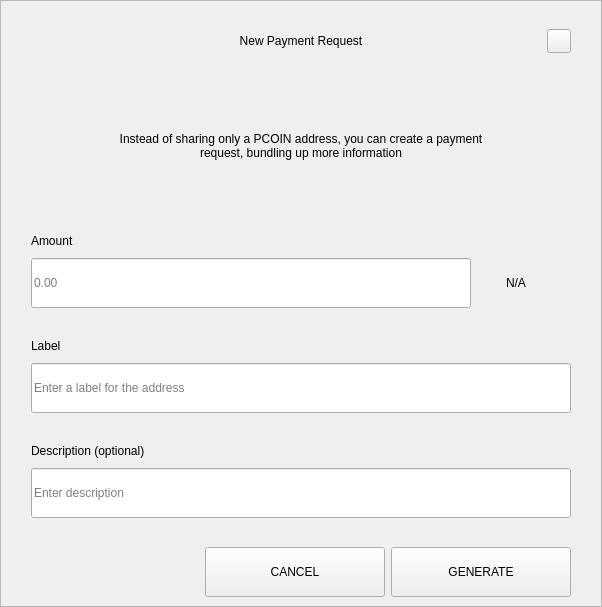
<?xml version="1.0" encoding="UTF-8"?>
<ui version="4.0">
 <class>RequestDialog</class>
 <widget class="QDialog" name="RequestDialog">
  <property name="geometry">
   <rect>
    <x>0</x>
    <y>0</y>
    <width>602</width>
    <height>607</height>
   </rect>
  </property>
  <property name="windowTitle">
   <string notr="true">N/A</string>
  </property>
  <layout class="QVBoxLayout" name="verticalLayout_5">
   <property name="spacing">
    <number>0</number>
   </property>
   <property name="leftMargin">
    <number>0</number>
   </property>
   <property name="topMargin">
    <number>0</number>
   </property>
   <property name="rightMargin">
    <number>0</number>
   </property>
   <property name="bottomMargin">
    <number>0</number>
   </property>
   <item>
    <widget class="QFrame" name="frame">
     <property name="styleSheet">
      <string notr="true"/>
     </property>
     <property name="frameShape">
      <enum>QFrame::StyledPanel</enum>
     </property>
     <property name="frameShadow">
      <enum>QFrame::Raised</enum>
     </property>
     <layout class="QVBoxLayout" name="verticalLayout_4" stretch="1,0,0">
      <property name="spacing">
       <number>0</number>
      </property>
      <property name="leftMargin">
       <number>30</number>
      </property>
      <property name="topMargin">
       <number>20</number>
      </property>
      <property name="rightMargin">
       <number>30</number>
      </property>
      <property name="bottomMargin">
       <number>0</number>
      </property>
      <item>
       <layout class="QHBoxLayout" name="horizontalLayout_3">
        <property name="spacing">
         <number>0</number>
        </property>
        <item>
         <spacer name="horizontalSpacer_21">
          <property name="orientation">
           <enum>Qt::Horizontal</enum>
          </property>
          <property name="sizeHint" stdset="0">
           <size>
            <width>40</width>
            <height>20</height>
           </size>
          </property>
         </spacer>
        </item>
        <item>
         <widget class="QLabel" name="labelTitle">
          <property name="minimumSize">
           <size>
            <width>0</width>
            <height>40</height>
           </size>
          </property>
          <property name="maximumSize">
           <size>
            <width>16777215</width>
            <height>40</height>
           </size>
          </property>
          <property name="styleSheet">
           <string notr="true">padding-left:24px;</string>
          </property>
          <property name="text">
           <string>New Payment Request</string>
          </property>
          <property name="alignment">
           <set>Qt::AlignCenter</set>
          </property>
          <property name="margin">
           <number>7</number>
          </property>
         </widget>
        </item>
        <item>
         <spacer name="horizontalSpacer">
          <property name="orientation">
           <enum>Qt::Horizontal</enum>
          </property>
          <property name="sizeHint" stdset="0">
           <size>
            <width>40</width>
            <height>20</height>
           </size>
          </property>
         </spacer>
        </item>
        <item>
         <widget class="QPushButton" name="btnEsc">
          <property name="minimumSize">
           <size>
            <width>24</width>
            <height>24</height>
           </size>
          </property>
          <property name="maximumSize">
           <size>
            <width>24</width>
            <height>24</height>
           </size>
          </property>
          <property name="focusPolicy">
           <enum>Qt::NoFocus</enum>
          </property>
          <property name="text">
           <string/>
          </property>
         </widget>
        </item>
       </layout>
      </item>
      <item>
       <widget class="QStackedWidget" name="stack">
        <property name="minimumSize">
         <size>
          <width>540</width>
          <height>0</height>
         </size>
        </property>
        <property name="maximumSize">
         <size>
          <width>540</width>
          <height>16777215</height>
         </size>
        </property>
        <property name="currentIndex">
         <number>0</number>
        </property>
        <widget class="QWidget" name="page_1">
         <property name="minimumSize">
          <size>
           <width>540</width>
           <height>0</height>
          </size>
         </property>
         <property name="maximumSize">
          <size>
           <width>540</width>
           <height>16777215</height>
          </size>
         </property>
         <layout class="QVBoxLayout" name="layout1">
          <property name="spacing">
           <number>0</number>
          </property>
          <property name="leftMargin">
           <number>0</number>
          </property>
          <property name="topMargin">
           <number>0</number>
          </property>
          <property name="rightMargin">
           <number>0</number>
          </property>
          <property name="bottomMargin">
           <number>0</number>
          </property>
          <item>
           <spacer name="verticalSpacer_21">
            <property name="orientation">
             <enum>Qt::Vertical</enum>
            </property>
            <property name="sizeType">
             <enum>QSizePolicy::Fixed</enum>
            </property>
            <property name="sizeHint" stdset="0">
             <size>
              <width>20</width>
              <height>30</height>
             </size>
            </property>
           </spacer>
          </item>
          <item alignment="Qt::AlignHCenter">
           <widget class="QLabel" name="labelMessage">
            <property name="minimumSize">
             <size>
              <width>400</width>
              <height>50</height>
             </size>
            </property>
            <property name="text">
             <string>Instead of sharing only a PCOIN address, you can create a payment request, bundling up more information</string>
            </property>
            <property name="alignment">
             <set>Qt::AlignCenter</set>
            </property>
            <property name="wordWrap">
             <bool>true</bool>
            </property>
           </widget>
          </item>
          <item alignment="Qt::AlignBottom">
           <widget class="QWidget" name="containerAmount" native="true">
            <layout class="QVBoxLayout" name="verticalLayout">
             <property name="spacing">
              <number>9</number>
             </property>
             <property name="leftMargin">
              <number>0</number>
             </property>
             <property name="topMargin">
              <number>0</number>
             </property>
             <property name="rightMargin">
              <number>0</number>
             </property>
             <property name="bottomMargin">
              <number>0</number>
             </property>
             <item>
              <widget class="QLabel" name="labelSubtitleAmount">
               <property name="minimumSize">
                <size>
                 <width>350</width>
                 <height>16</height>
                </size>
               </property>
               <property name="maximumSize">
                <size>
                 <width>16777215</width>
                 <height>16</height>
                </size>
               </property>
               <property name="text">
                <string>Amount</string>
               </property>
              </widget>
             </item>
             <item alignment="Qt::AlignTop">
              <widget class="QWidget" name="layoutAmount" native="true">
               <layout class="QHBoxLayout" name="horizontalLayout" stretch="2,0">
                <property name="spacing">
                 <number>0</number>
                </property>
                <property name="leftMargin">
                 <number>0</number>
                </property>
                <property name="topMargin">
                 <number>0</number>
                </property>
                <property name="rightMargin">
                 <number>0</number>
                </property>
                <property name="bottomMargin">
                 <number>0</number>
                </property>
                <item>
                 <widget class="QLineEdit" name="lineEditAmount">
                  <property name="minimumSize">
                   <size>
                    <width>0</width>
                    <height>50</height>
                   </size>
                  </property>
                  <property name="maximumSize">
                   <size>
                    <width>16777215</width>
                    <height>50</height>
                   </size>
                  </property>
                  <property name="placeholderText">
                   <string notr="true">0.00</string>
                  </property>
                 </widget>
                </item>
                <item>
                 <widget class="QWidget" name="comboContainer" native="true">
                  <property name="minimumSize">
                   <size>
                    <width>100</width>
                    <height>50</height>
                   </size>
                  </property>
                  <property name="maximumSize">
                   <size>
                    <width>16777215</width>
                    <height>50</height>
                   </size>
                  </property>
                  <layout class="QHBoxLayout" name="horizontalLayout_31">
                   <property name="spacing">
                    <number>0</number>
                   </property>
                   <property name="leftMargin">
                    <number>0</number>
                   </property>
                   <property name="topMargin">
                    <number>0</number>
                   </property>
                   <property name="rightMargin">
                    <number>10</number>
                   </property>
                   <property name="bottomMargin">
                    <number>0</number>
                   </property>
                   <item>
                    <widget class="QLabel" name="comboBoxCoin">
                     <property name="text">
                      <string notr="true">N/A</string>
                     </property>
                     <property name="alignment">
                      <set>Qt::AlignCenter</set>
                     </property>
                    </widget>
                   </item>
                  </layout>
                 </widget>
                </item>
               </layout>
              </widget>
             </item>
            </layout>
           </widget>
          </item>
          <item>
           <spacer name="verticalSpacer_31">
            <property name="orientation">
             <enum>Qt::Vertical</enum>
            </property>
            <property name="sizeType">
             <enum>QSizePolicy::Fixed</enum>
            </property>
            <property name="sizeHint" stdset="0">
             <size>
              <width>20</width>
              <height>30</height>
             </size>
            </property>
           </spacer>
          </item>
          <item>
           <layout class="QVBoxLayout" name="verticalLayoutLabel">
            <property name="spacing">
             <number>9</number>
            </property>
            <item>
             <widget class="QLabel" name="labelSubtitleLabel">
              <property name="minimumSize">
               <size>
                <width>0</width>
                <height>16</height>
               </size>
              </property>
              <property name="maximumSize">
               <size>
                <width>16777215</width>
                <height>16</height>
               </size>
              </property>
              <property name="text">
               <string>Label</string>
              </property>
             </widget>
            </item>
            <item>
             <widget class="QLineEdit" name="lineEditLabel">
              <property name="minimumSize">
               <size>
                <width>0</width>
                <height>50</height>
               </size>
              </property>
              <property name="maximumSize">
               <size>
                <width>16777215</width>
                <height>50</height>
               </size>
              </property>
              <property name="placeholderText">
               <string>Enter a label for the address</string>
              </property>
             </widget>
            </item>
           </layout>
          </item>
          <item>
           <spacer name="verticalSpacer_34">
            <property name="orientation">
             <enum>Qt::Vertical</enum>
            </property>
            <property name="sizeType">
             <enum>QSizePolicy::Fixed</enum>
            </property>
            <property name="sizeHint" stdset="0">
             <size>
              <width>20</width>
              <height>30</height>
             </size>
            </property>
           </spacer>
          </item>
          <item>
           <layout class="QVBoxLayout" name="verticalLayoutDescription">
            <property name="spacing">
             <number>9</number>
            </property>
            <item>
             <widget class="QLabel" name="labelSubtitleDescription">
              <property name="minimumSize">
               <size>
                <width>0</width>
                <height>16</height>
               </size>
              </property>
              <property name="maximumSize">
               <size>
                <width>16777215</width>
                <height>16</height>
               </size>
              </property>
              <property name="text">
               <string>Description (optional)</string>
              </property>
             </widget>
            </item>
            <item>
             <widget class="QLineEdit" name="lineEditDescription">
              <property name="minimumSize">
               <size>
                <width>0</width>
                <height>50</height>
               </size>
              </property>
              <property name="maximumSize">
               <size>
                <width>16777215</width>
                <height>50</height>
               </size>
              </property>
              <property name="placeholderText">
               <string>Enter description</string>
              </property>
             </widget>
            </item>
            <item>
             <spacer name="verticalSpacer_4">
              <property name="orientation">
               <enum>Qt::Vertical</enum>
              </property>
              <property name="sizeType">
               <enum>QSizePolicy::Fixed</enum>
              </property>
              <property name="sizeHint" stdset="0">
               <size>
                <width>20</width>
                <height>20</height>
               </size>
              </property>
             </spacer>
            </item>
           </layout>
          </item>
         </layout>
        </widget>
        <widget class="QWidget" name="page_2">
         <layout class="QVBoxLayout" name="layout2">
          <item>
           <spacer name="verticalSpacer_5">
            <property name="orientation">
             <enum>Qt::Vertical</enum>
            </property>
            <property name="sizeType">
             <enum>QSizePolicy::Fixed</enum>
            </property>
            <property name="sizeHint" stdset="0">
             <size>
              <width>20</width>
              <height>50</height>
             </size>
            </property>
           </spacer>
          </item>
          <item alignment="Qt::AlignHCenter">
           <widget class="QLabel" name="labelQrImg">
            <property name="minimumSize">
             <size>
              <width>260</width>
              <height>260</height>
             </size>
            </property>
            <property name="maximumSize">
             <size>
              <width>260</width>
              <height>260</height>
             </size>
            </property>
            <property name="text">
             <string/>
            </property>
            <property name="alignment">
             <set>Qt::AlignCenter</set>
            </property>
           </widget>
          </item>
          <item>
           <spacer name="verticalSpacer_2">
            <property name="orientation">
             <enum>Qt::Vertical</enum>
            </property>
            <property name="sizeType">
             <enum>QSizePolicy::Fixed</enum>
            </property>
            <property name="sizeHint" stdset="0">
             <size>
              <width>20</width>
              <height>30</height>
             </size>
            </property>
           </spacer>
          </item>
          <item alignment="Qt::AlignHCenter">
           <widget class="QLabel" name="labelAddress">
            <property name="text">
             <string notr="true">N/A </string>
            </property>
           </widget>
          </item>
          <item>
           <spacer name="verticalSpacer_32">
            <property name="orientation">
             <enum>Qt::Vertical</enum>
            </property>
            <property name="sizeType">
             <enum>QSizePolicy::Expanding</enum>
            </property>
            <property name="sizeHint" stdset="0">
             <size>
              <width>20</width>
              <height>20</height>
             </size>
            </property>
           </spacer>
          </item>
          <item>
           <layout class="QHBoxLayout" name="horizontal">
            <property name="leftMargin">
             <number>20</number>
            </property>
            <property name="rightMargin">
             <number>20</number>
            </property>
            <property name="bottomMargin">
             <number>20</number>
            </property>
            <item>
             <spacer name="horizontalSpacer_4">
              <property name="orientation">
               <enum>Qt::Horizontal</enum>
              </property>
              <property name="sizeHint" stdset="0">
               <size>
                <width>40</width>
                <height>20</height>
               </size>
              </property>
             </spacer>
            </item>
            <item>
             <widget class="QPushButton" name="btnCopyAddress">
              <property name="minimumSize">
               <size>
                <width>180</width>
                <height>50</height>
               </size>
              </property>
              <property name="text">
               <string>COPY ADDRESS</string>
              </property>
             </widget>
            </item>
            <item>
             <widget class="QPushButton" name="btnCopyUrl">
              <property name="minimumSize">
               <size>
                <width>180</width>
                <height>50</height>
               </size>
              </property>
              <property name="text">
               <string>COPY URL</string>
              </property>
             </widget>
            </item>
            <item>
             <spacer name="horizontalSpacer_2">
              <property name="orientation">
               <enum>Qt::Horizontal</enum>
              </property>
              <property name="sizeHint" stdset="0">
               <size>
                <width>40</width>
                <height>20</height>
               </size>
              </property>
             </spacer>
            </item>
           </layout>
          </item>
         </layout>
        </widget>
       </widget>
      </item>
      <item>
       <widget class="QWidget" name="buttonsStack" native="true">
        <layout class="QHBoxLayout" name="horizontalLayout_5">
         <property name="leftMargin">
          <number>20</number>
         </property>
         <property name="rightMargin">
          <number>0</number>
         </property>
         <item>
          <spacer name="horizontalSpacer_41">
           <property name="orientation">
            <enum>Qt::Horizontal</enum>
           </property>
           <property name="sizeHint" stdset="0">
            <size>
             <width>40</width>
             <height>20</height>
            </size>
           </property>
          </spacer>
         </item>
         <item>
          <widget class="QPushButton" name="btnCancel">
           <property name="minimumSize">
            <size>
             <width>180</width>
             <height>50</height>
            </size>
           </property>
           <property name="focusPolicy">
            <enum>Qt::NoFocus</enum>
           </property>
           <property name="text">
            <string>CANCEL</string>
           </property>
          </widget>
         </item>
         <item>
          <widget class="QPushButton" name="btnSave">
           <property name="minimumSize">
            <size>
             <width>180</width>
             <height>50</height>
            </size>
           </property>
           <property name="focusPolicy">
            <enum>Qt::NoFocus</enum>
           </property>
           <property name="text">
            <string>GENERATE</string>
           </property>
          </widget>
         </item>
        </layout>
       </widget>
      </item>
     </layout>
    </widget>
   </item>
  </layout>
 </widget>
 <resources/>
 <connections/>
</ui>
